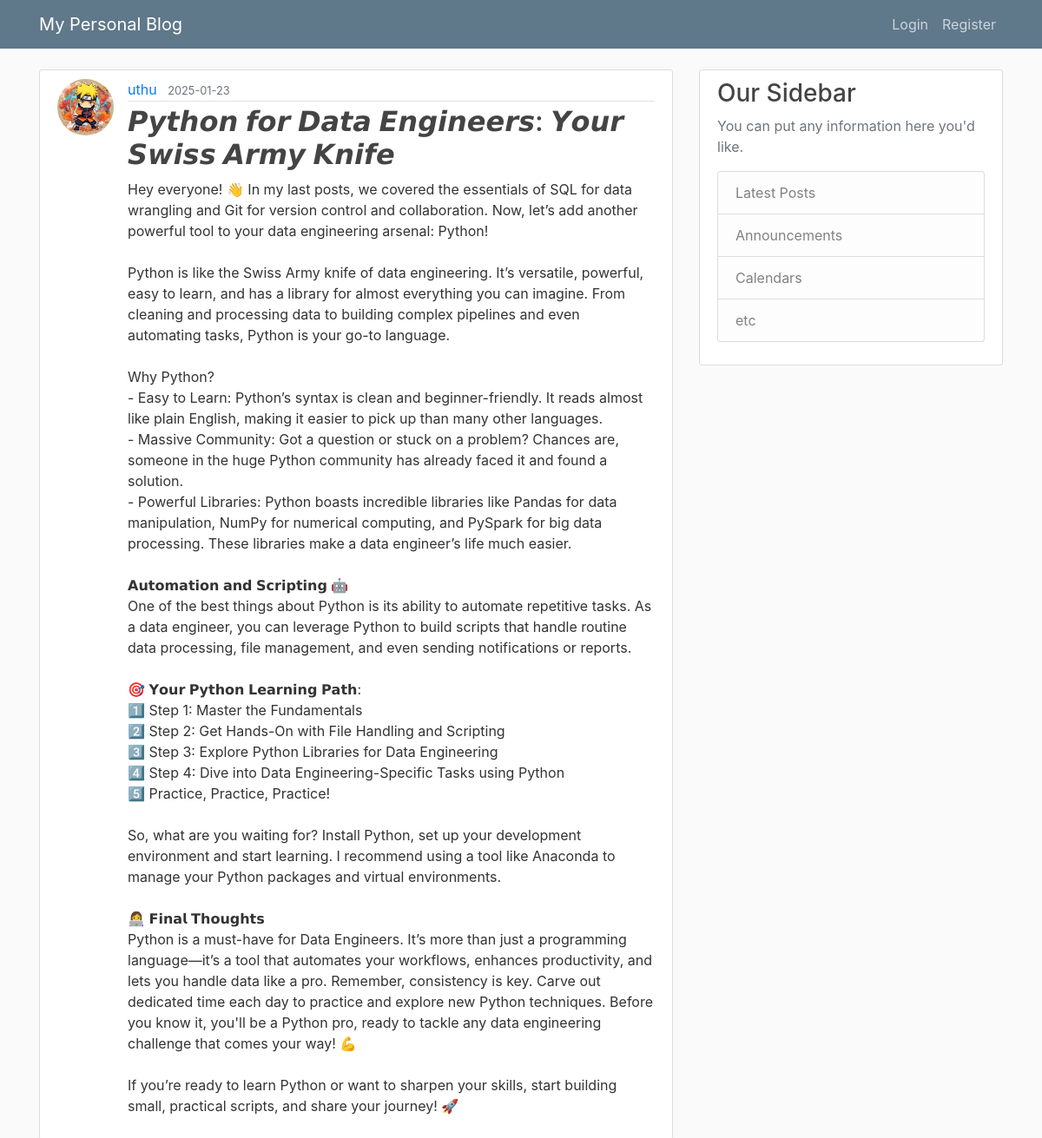
Screenshot of /post/2 with the database file from the repository.
### flaskblog/models.py (models this page shows, shortened)
class User(db.Model, UserMixin):
    id = db.Column(db.Integer, primary_key=True)
    username = db.Column(db.String(20), unique=True, nullable=False)
    email = db.Column(db.String(120), unique=True, nullable=False)
    image_file = db.Column(db.String(20), nullable=False, default='default.png')
    password = db.Column(db.String(60), nullable=False)
    posts = db.relationship('Post', backref='author', lazy=True)

class Post(db.Model):
    id = db.Column(db.Integer, primary_key=True)
    title = db.Column(db.String(120), nullable=False)
    date_posted = db.Column(db.DateTime, nullable=False, default=datetime.utcnow)
    content = db.Column(db.Text, nullable=False)
    user_id = db.Column(db.Integer, db.ForeignKey('user.id') , nullable=False)

### flaskblog/routes.py (the view)
@app.route("/post/<int:post_id>")
def post(post_id):
    post = Post.query.get_or_404(post_id)
    return render_template('post.html', title = post.title, post=post)

### flaskblog/templates/post.html (shortened to what this page needs)
{% extends "layout.html" %}
{% block content %}
    <article class="media content-section">
        <img class="rounded-circle article-img" src="{{ url_for('static', filename='profile_pics/' + post.author.image_file) }}">
        <div class="media-body">
        <div class="article-metadata">
            <a class="mr-2" href="#">{{ post.author.username }}</a>
            <small class="text-muted">{{ post.date_posted.strftime('%Y-%m-%d') }}</small>
        </div>
        <h2 class="article-title">{{ post.title }}</h2>
        <p class="article-content">{{ post.content }}</p>
        </div>
    </article>
{% endblock content%}

### flaskblog/static/main.css (style rules this page uses)
body { background: #fafafa; color: #333333; margin-top: 5rem; }
h1, h2, h3, h4, h5, h6 { color: #444444; }
.content-section { background: #ffffff; padding: 10px 20px; border: 1px solid #dddddd; border-radius: 3px; margin-bottom: 20px; }
.article-title { color: #444444; }
.article-content { white-space: pre-line; }
.article-img { height: 65px; width: 65px; margin-right: 16px; }
.article-metadata { padding-bottom: 1px; margin-bottom: 4px; border-bottom: 1px solid #e3e3e3 }

### rows the page displays
User: image_file (picture), author.username "uthu"
Post: date_posted "2025-01-23", title "𝙋𝙮𝙩𝙝𝙤𝙣 𝙛𝙤𝙧 𝘿𝙖𝙩𝙖 𝙀𝙣𝙜𝙞𝙣𝙚𝙚𝙧𝙨: 𝙔𝙤𝙪𝙧 𝙎𝙬𝙞𝙨𝙨 𝘼𝙧𝙢𝙮 𝙆𝙣𝙞𝙛𝙚", content "Hey everyone! 👋 In my last posts, we covered the essentials of SQL for data wrangling and Git for version control and collaboration. Now, let’s add another powerful tool to your data engineering arsenal: Python! Python is like the Swiss Army knife of data engineering. It’s versatile, powerful, easy to learn, and has a library for almost everything you can imagine. From cleaning and processing data to building complex pipelines and even automating tasks, Python is your go-to language. Why Python? - Easy to Learn: Python’s syntax is clean and beginner-friendly. It reads almost like plain English, making it easier to pick up than many other languages. - Massive Community: Got a question or…"
